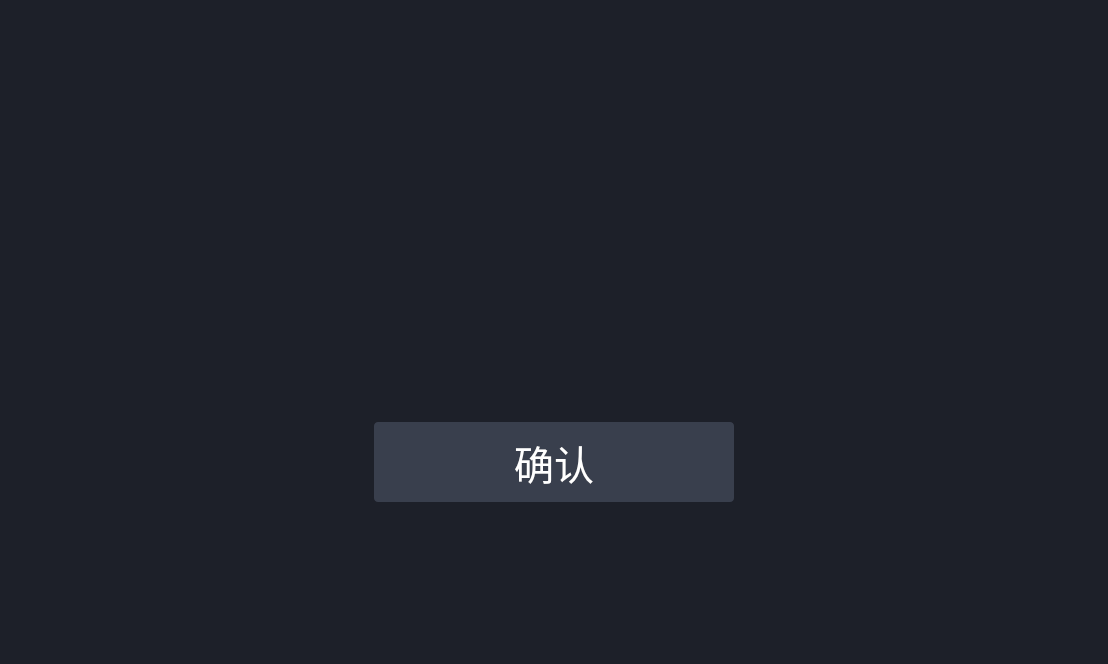
<?xml version="1.0" encoding="UTF-8"?>
<ui version="4.0">
 <class>SelectView</class>
 <widget class="QWidget" name="SelectView">
  <property name="geometry">
   <rect>
    <x>0</x>
    <y>0</y>
    <width>1108</width>
    <height>664</height>
   </rect>
  </property>
  <property name="windowTitle">
   <string>Form</string>
  </property>
  <property name="styleSheet">
   <string notr="true">#SelectView{
background: rgba(29, 32, 41, 1);
}
QPushButton{
padding-left:40px;
padding-right:40px;
border-radius: 4px;
background: rgba(57, 63, 77, 1);
font-size: 40px;
font-weight: 400;
letter-spacing: 0px;
line-height: 57.92px;
color: rgba(255, 255, 255, 1);
text-align: center;
vertical-align: middle;
}

QPushButton:checked {
background: rgba(24, 144, 255, 1);
}
QPushButton:!checked {
background: rgba(57, 63, 77, 1);
}
</string>
  </property>
  <layout class="QVBoxLayout" name="verticalLayout">
   <property name="spacing">
    <number>140</number>
   </property>
   <item>
    <spacer name="verticalSpacer">
     <property name="orientation">
      <enum>Qt::Vertical</enum>
     </property>
     <property name="sizeHint" stdset="0">
      <size>
       <width>20</width>
       <height>40</height>
      </size>
     </property>
    </spacer>
   </item>
   <item>
    <widget class="QWidget" name="widget" native="true">
     <layout class="QHBoxLayout" name="horizontalLayout">
      <property name="spacing">
       <number>0</number>
      </property>
      <property name="leftMargin">
       <number>0</number>
      </property>
      <property name="topMargin">
       <number>0</number>
      </property>
      <property name="rightMargin">
       <number>0</number>
      </property>
      <property name="bottomMargin">
       <number>0</number>
      </property>
      <item alignment="Qt::AlignHCenter">
       <widget class="QWidget" name="widget_container" native="true">
        <property name="sizePolicy">
         <sizepolicy hsizetype="Fixed" vsizetype="Preferred">
          <horstretch>0</horstretch>
          <verstretch>0</verstretch>
         </sizepolicy>
        </property>
        <property name="minimumSize">
         <size>
          <width>280</width>
          <height>120</height>
         </size>
        </property>
        <property name="maximumSize">
         <size>
          <width>16777215</width>
          <height>120</height>
         </size>
        </property>
        <layout class="QHBoxLayout" name="horizontalLayout_2">
         <property name="spacing">
          <number>60</number>
         </property>
         <property name="leftMargin">
          <number>0</number>
         </property>
         <property name="topMargin">
          <number>0</number>
         </property>
         <property name="rightMargin">
          <number>0</number>
         </property>
         <property name="bottomMargin">
          <number>0</number>
         </property>
        </layout>
       </widget>
      </item>
     </layout>
    </widget>
   </item>
   <item alignment="Qt::AlignHCenter">
    <widget class="QPushButton" name="pBtn_sure">
     <property name="minimumSize">
      <size>
       <width>360</width>
       <height>80</height>
      </size>
     </property>
     <property name="maximumSize">
      <size>
       <width>360</width>
       <height>80</height>
      </size>
     </property>
     <property name="text">
      <string>确认</string>
     </property>
    </widget>
   </item>
   <item>
    <spacer name="verticalSpacer_2">
     <property name="orientation">
      <enum>Qt::Vertical</enum>
     </property>
     <property name="sizeHint" stdset="0">
      <size>
       <width>20</width>
       <height>40</height>
      </size>
     </property>
    </spacer>
   </item>
  </layout>
 </widget>
 <resources/>
 <connections/>
</ui>
